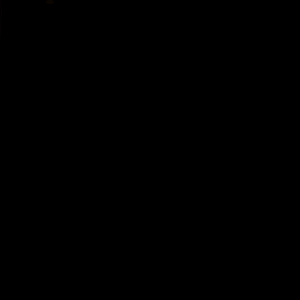
Frame 1 (no input)
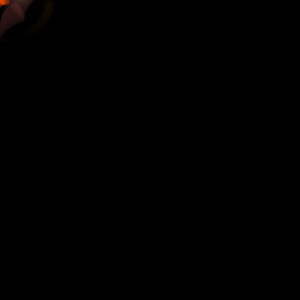
Frame 60 (the mouse pressed at the canvas centre just before this capture)
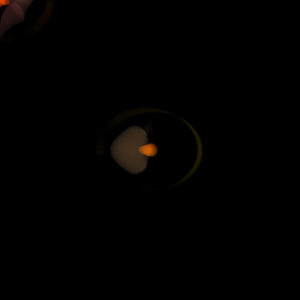
Frame 120 (the mouse held since frame 60 and released just before this capture)

The Processing sketch that drew these frames (run headless with seeded random() and noise(); from frame 60 on, the mouse is pressed at the canvas centre):

// Processing sketch: processing_25020
// ── processing_25020.pde

void setup(){
  size(300,300);
  background(0);
  
  noCursor();
  colorMode(HSB,255);
}

void draw(){
  draw1();
  draw2();
  draw3();
  draw4();
}

void draw1(){
  pushMatrix();
  translate(mouseX,mouseY);
  translate(20*sin(frameCount/20.),20*cos(frameCount/20.));
  rotate(frameCount/20.);
  noStroke();
  fill((frameCount/10)%255,100,100,10);
  ellipse(0,0,30*sin(frameCount/20.),40*cos(frameCount/15.));
  popMatrix();
}

void draw2(){
  pushMatrix();
  translate(mouseX,mouseY);
  translate(2*sin(frameCount/20.),3*cos(frameCount/20.));
  rotate(frameCount/20.);
  noStroke();
  fill((frameCount/10+10)%255,255,255,10);
  ellipse(0,0,10*sin(frameCount/20.),20*cos(frameCount/15.));
  popMatrix();
}

void draw3(){
  pushMatrix();
  translate(mouseX,mouseY);
  translate(50*cos(frameCount/20.),40*sin(frameCount/20.));
  rotate(frameCount/20.);
  noStroke();
  fill((frameCount/10+20)%255,255,255,10);
  ellipse(0,0,10*sin(frameCount/20.+1),4*cos(frameCount/15.));
  popMatrix();
}

void draw4(){
  pushMatrix();
  translate(mouseX,mouseY);
  translate(50*cos(frameCount/20.+2),40*sin(frameCount/20.+2));
  rotate(frameCount/20.);
  noStroke();
  fill((frameCount/10+30)%255,255,255,10);
  ellipse(0,0,10*sin(frameCount/20.+0.4),4*cos(frameCount/15.+0.4));
  popMatrix();
}
